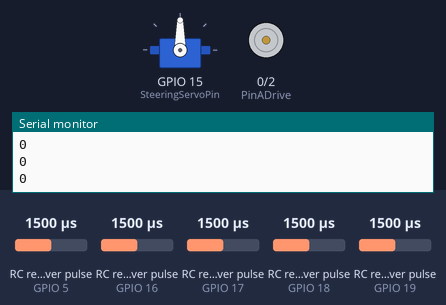
A sketch run on a simulated ESP32. On the bench: servo, motor-driver pin pairs drawn as motors (green arrow = first pin HIGH = forward, orange = second pin HIGH = backward, longer = more drive, scaled by the enable pin), the last lines printed to the serial monitor. Wiring (inferred from the names in the program): 5 × RC receiver channel: data GPIO 5 / data GPIO 16 / data GPIO 17 / data GPIO 18 / data GPIO 19. The test bench sets the inputs (shaded band); at power-on: RC receiver pulse (sensors on GPIO 18, GPIO 19, GPIO 5, GPIO 16, GPIO 17) 1500 µs.

Above: at 1.2 s.
1.3 s: RC receiver pulse (sensor on GPIO 18) set to 1020 µs
At 2.3 s:
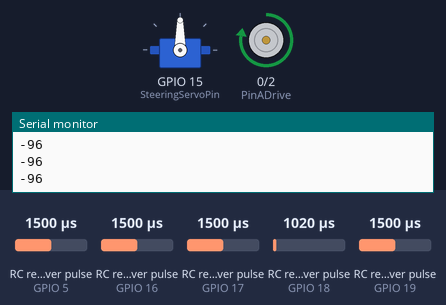
2.9 s: RC receiver pulse (sensor on GPIO 19) set to 1020 µs
At 4.2 s:
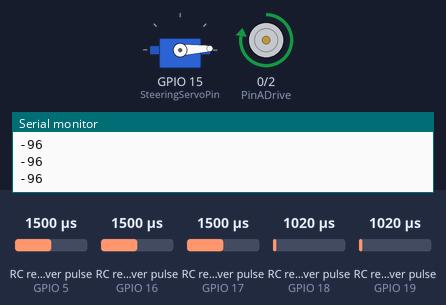
4.5 s: RC receiver pulse (sensor on GPIO 18) set to 1250 µs
At 5.2 s:
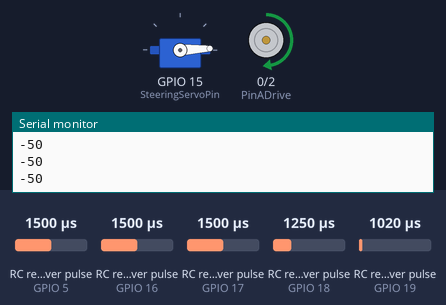
6.0 s: RC receiver pulse (sensor on GPIO 19) set to 1250 µs
At 6.4 s:
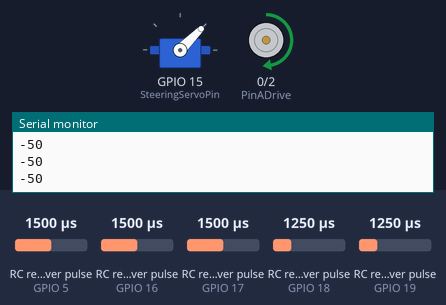
7.5 s: RC receiver pulse (sensor on GPIO 18) set to 1750 µs
At 8.7 s:
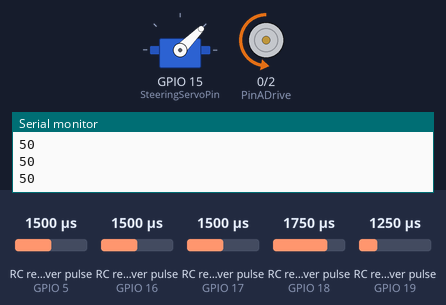
9.0 s: RC receiver pulse (sensor on GPIO 19) set to 1500 µs
At 9.8 s:
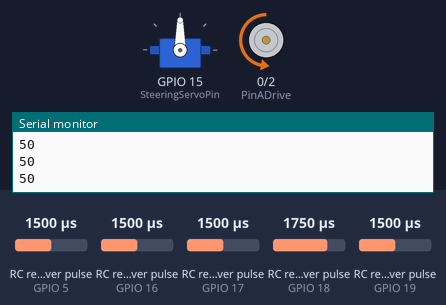
Timing chart, 0 to 11.5 s (numbered marks = the images above; inputs shaded):
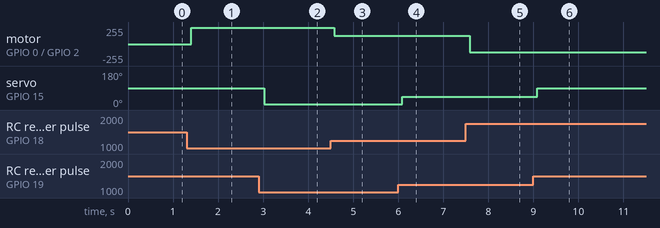

Measured:
- after the input at 1.3 s, motor on GPIO 0 (PinADrive) / GPIO 2 (PinBDrive): stopped → forward 244/255 after 0.10 s
- after the input at 2.9 s, servo on GPIO 15 (SteeringServoPin): 90° → 3° after 0.12 s
- after the input at 4.5 s, motor on GPIO 0 (PinADrive) / GPIO 2 (PinBDrive): forward 244/255 → forward 127/255 after 0.08 s
- after the input at 6.0 s, servo on GPIO 15 (SteeringServoPin): 3° → 45° after 0.08 s
- after the input at 7.5 s, motor on GPIO 0 (PinADrive) / GPIO 2 (PinBDrive): forward 127/255 → backward 127/255 after 0.08 s
- after the input at 9.0 s, servo on GPIO 15 (SteeringServoPin): 45° → 90° after 0.08 s

The sketch:

drive_system.ino
```cpp
//////////////////////////////////////////////////////////
//  This code write by LuPow for Smart RC car project   //
//  Feel free to read and review my code. all diagram   //
//  Will upload to github soon                          //
//             LuPow 2023 @ STBUU IROBOT                //
//////////////////////////////////////////////////////////


#include <ESP32Servo.h>

Servo SteeringServo;
//define all PIN

//INPUT PIN
#define CH1 19 //RX
#define CH2 18 //RY
#define CH3 5  //LX
#define CH4 17 //LY
#define CH5 16 // Toggle Switch

//OUTPUT PIN
#define PWMPin 4
#define PinADrive 0
#define PinBDrive 2
#define SteeringServoPin 15

//Variable
int RXValue;
int RYValue;
int LXValue;
int LYValue;
bool LedSwitch;

//function
int readChannel(int channelInput, int minLimit, int maxLimit, int defaultValue){
  int ch = pulseIn(channelInput, HIGH, 30000);
  if (ch < 100) return defaultValue;
  return map(ch, 1000, 2000, minLimit, maxLimit);
}

// Read the switch channel and return a boolean value
bool readSwitch(byte channelInput, bool defaultValue){
  int intDefaultValue = (defaultValue)? 100: 0;
  int ch = readChannel(channelInput, 0, 100, intDefaultValue);
  return (ch > 50);
}

//Start run
void setup() {
  Serial.begin(115200);
  // define every CH pin as input
  pinMode(CH1, INPUT);
  pinMode(CH2, INPUT);
  pinMode(CH3, INPUT);
  pinMode(CH4, INPUT);
  pinMode(CH5, INPUT);

  //define every motorDriverPin as Output
  pinMode(PWMPin, OUTPUT);
  pinMode(PinADrive, OUTPUT);
  pinMode(PinBDrive, OUTPUT);

  SteeringServo.attach(SteeringServoPin);

}

void loop() {
  // get value of each channel
  RXValue = readChannel(CH1, -100, 100, 0);
  RYValue = readChannel(CH2, -100, 100, 0);
  LXValue = readChannel(CH3, -100, 100, 0);
  LYValue = readChannel(CH4, -100, 100, 0);
  LedSwitch = readSwitch(CH5, false);

  //Forward/Backward
  //////////////////////////////////////////////////////////////////////
  Serial.println(RYValue);
  //we will use +- 10 as center
  //If more than 10 then user wanna move robot forward
  if (RYValue > 20){
    //drive motor forward with mapping value for PWM
    int PWMValue = map(abs(RYValue), 0, 100, 0, 255);
    digitalWrite(PinADrive, LOW);
    digitalWrite(PinBDrive, HIGH);
    analogWrite(PWMPin, PWMValue);
  }
  //If less than -10 then user wanna move robot backward
  else if(RYValue < -20){
    //drive motor backward with mapping value for PWM
    int PWMValue = map(abs(RYValue), 0, 100, 0, 255);
    digitalWrite(PinADrive, HIGH);
    digitalWrite(PinBDrive, LOW);
    analogWrite(PWMPin, PWMValue);
  }
  //else if value is between 10 and -10 then we will stop the motor
  else{
    digitalWrite(PinADrive, LOW);
    digitalWrite(PinBDrive, LOW);
  }
  //////////////////////////////////////////////////////////////////////

  //Left/Right
  //////////////////////////////////////////////////////////////////////

  //we will use +- 15 as center
  //If less than -15 or more than 20 then user wanna turn robot left or right
  if (RXValue < -10 || RXValue > 10){
    int SteeringValue = map(RXValue, -100, 100, 0, 180);
    SteeringServo.write(SteeringValue);

  //else if value is between 20 and -20 then we wnt servo to be at center
  }else{
    SteeringServo.write(90);
  }
  //////////////////////////////////////////////////////////////////////

  //For Debug Value Toggle this
  // Serial.print("Ch1: ");
  // Serial.print(ch1Value);
  // Serial.print(" | Ch2: ");
  // Serial.print(ch2Value);
  // Serial.print(" | Ch3: ");
  // Serial.print(ch3Value);
  // Serial.print(" | Ch4: ");
  // Serial.print(ch4Value);

}
```
